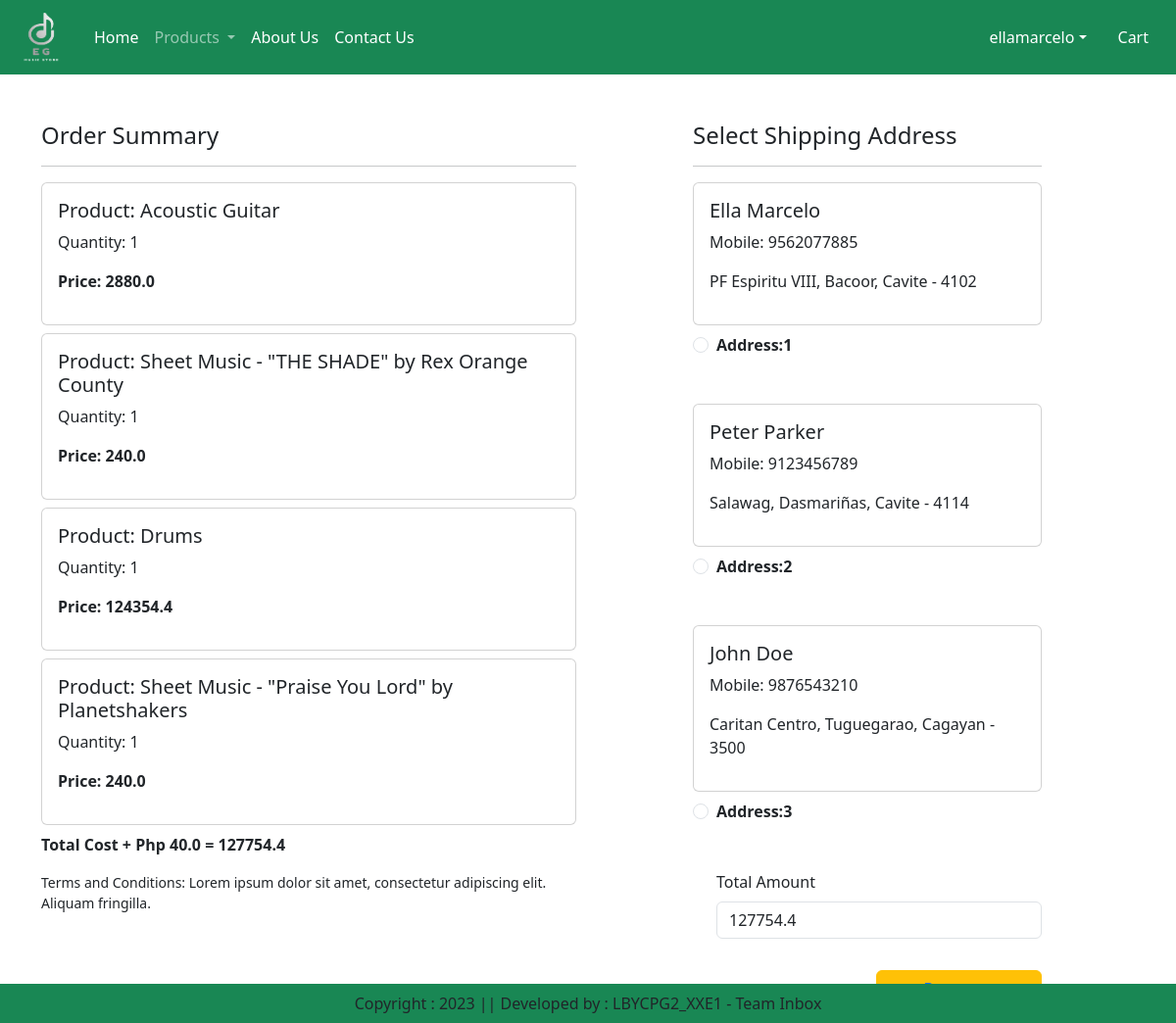
Screenshot of /checkout/ (signed in) with the database file from the repository.
### app/models.py (models this page shows, shortened)
class Cart(models.Model):
	user = models.ForeignKey(User, on_delete = models.CASCADE)
	product = models.ForeignKey(Product, on_delete = models.CASCADE)
	quantity = models.PositiveIntegerField(default=1)

class Product(models.Model):
	title = models.CharField(max_length = 100)
	selling_price = models.FloatField()
	discounted_price = models.FloatField()
	description = models.TextField()
	inclusions = models.TextField(default = '')
	category = models.CharField(choices = CATEGORY_CHOICES, max_length = 2)
	product_image = models.ImageField(upload_to = 'product')

class Customer(models.Model):
	user = models.ForeignKey(User, on_delete = models.CASCADE)
	name = models.CharField(max_length = 200)
	locality = models.CharField(max_length = 200)
	city = models.CharField(max_length = 50)
	mobile = models.IntegerField(default = 0)
	zipcode = models.IntegerField()
	state = models.CharField(choices = STATE_CHOICES, max_length = 100)

### app/views.py (the view)
# urls.py: path("checkout/", views.checkout.as_view(), name="checkout"),
class checkout(View):
	def get(self, request):
		user = request.user
		add = Customer.objects.filter(user = user)
		cart_items = Cart.objects.filter(user = user)
		famount = 0
		for p in cart_items:
			value = p.quantity * p.product.discounted_price
			famount = famount + value
		totalamount = famount + 40
		return render(request, 'app/checkout.html', locals())

### app/templates/app/checkout.html (shortened to what this page needs)
{% extends 'app/base.html' %}
{% load static %}
{% block main-content %}
	<div class="container">
		<div class="row mt-5">
			<div class="col-sm-6">
				<h4>Order Summary</h4>
				<hr>
				{% for item in cart_items %}
					<div class="card mb-2">
						<div class="card-body">
							<h5>Product: {{ item.product.title }}</h5>
							<p>Quantity: {{ item.quantity }}</p>
							<p class="fw-bold">Price: {{item.product.discounted_price }}</p>
						</div>
					</div>
				{% endfor %}
				<p class="fw-bold">Total Cost + Php 40.0 = {{ totalamount }}</p>
				<small>Terms and Conditions: Lorem ipsum dolor sit amet, consectetur adipiscing elit. Aliquam fringilla.</small>
			</div>
			<div class="col-sm-4 offset-sm-1">
				<h4>Select Shipping Address</h4>
				<hr>
				<form method="post" id="myform">
					{% for ad in add %}
						<div class="card">
							<div class="card-body">
								<h5>{{ ad.name }}</h5>
								<p>Mobile: {{ ad.mobile }}</p>
								<p>{{ ad.locality }}, {{ ad.city }}, {{ ad.state }} - {{ ad.zipcode }}</p>
							</div>
						</div>
						<div class="form-check mt-2 mb-5">
							<input class="form-check-input" type="radio" name="custid" id="custadd{{ forloop.counter }}" value="{{ ad.id }}">
							<label class="form-check-label fw-bold" for="custadd{{ forloop.counter }}">Address:{{ forloop.counter }}</label>
						</div>
					{% endfor %}
					<div class="form-check mb-3">
						<label for="totalamount" class="form-label">Total Amount</label>
						<input type="number" class="form-control" name="totalamount" value={{ totalamount }} readonly>
					</div>
					<div class="text-end">
						<button type="submit" class="btn btn-warning mt-3 px-5 fw-bold"><a href="#">Payment</a></button>
					</div>
				</form>
			</div>
		</div>
	</div>
{% endblock main-content %}

### app/templates/app/base.html (shortened to what this page needs)
{% load static %}
<html lang = "en">
<head>
	<link href="https://cdn.jsdelivr.net/npm/bootstrap@5.3.0-alpha3/dist/css/bootstrap.min.css" rel="stylesheet">
	<link rel="stylesheet" href="{% static 'app/css/owl.carousel.min.css' %}">
	<link rel="stylesheet" href="{% static 'app/css/all.min.css' %}">
	<link rel="stylesheet" href="{% static 'app/css/style.css' %}">
</head>
<body>
	<nav class="navbar navbar-expand-lg navbar-dark bg-success">
	  <div class="container-fluid">
	    <a class="navbar-brand" href="#">
	    	<img src="{% static 'app/images/logo_final.png' %}" width="60" height="50" />
	    </a>
	    <div class="collapse navbar-collapse" id="navbarSupportedContent">
	      <ul class="navbar-nav me-auto mb-2 mb-lg-0">
	      	{% if request.user.is_authenticated %}
	        <li class="nav-item">
	          <a class="nav-link active" aria-current="page" href="/">Home</a>
	        </li>
	        <li class="nav-item dropdown">
	          <a class="nav-link dropdown-toggle" href="#" role="button" data-bs-toggle="dropdown" aria-expanded="false">
	            Products
	          </a>
	        </li>
	        <li class="nav-item">
	          <a class="nav-link text-white" href="{% url 'about' %}">About Us</a>
	        </li>
	        <li class="nav-item">
	          <a class="nav-link text-white" href="{% url 'contact' %}">Contact Us</a>
	        </li>
	      </ul>
	    </div>
	    <ul class="navbar-nav me-auto mb-2 mb-lg-0">
	    	<li class="nav-item dropdown mx-2">
	    		<a class="nav-link dropdown-toggle text-white" href="#" id="profileDropdown" role="button" data-bs-toggle="dropdown" aria-expanded="false">{{ request.user }}</a>
	    	</li>
	    	<li class="nav-item mx-2">
	    		<a href="{% url 'showcart' %}" class="nav-link text-white">Cart</a>
	    	</li>
	    	{% endif %}
	    </ul>
	  </div>
	</nav>
	{% block main-content %}{% endblock main-content %}
	<footer class="container-fluid fixed-bottom bg-success text-center p-2 mt-5">
		Copyright : 2023 || Developed by : LBYCPG2_XXE1 - Team Inbox
	</footer>
</body>
</html>

### rows the page displays
Cart: product "Acoustic Guitar", quantity "1", product.discounted_price "2880.0"
Cart: product "Sheet Music - \"THE SHADE\" by Rex Orange County", quantity "1", product.discounted_price "240.0"
Cart: product "Drums", quantity "1", product.discounted_price "124354.4"
Cart: product "Sheet Music - \"Praise You Lord\" by Planetshakers", quantity "1", product.discounted_price "240.0"
Customer: name "Ella Marcelo", mobile "9562077885", locality "PF Espiritu VIII", city "Bacoor", state "Cavite", zipcode "4102"
Customer: name "Peter Parker", mobile "9123456789", locality "Salawag", city "Dasmariñas", state "Cavite", zipcode "4114"
Customer: name "John Doe", mobile "9876543210", locality "Caritan Centro", city "Tuguegarao", state "Cagayan", zipcode "3500"

### other values shown
{{ request.user }} "ellamarcelo"
{{ totalamount }} "127754.4"
